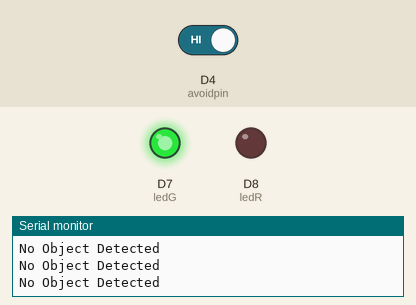
Recording of a sketch running on a simulated ESP8266 (NodeMCU). Shown: output pins drawn as LEDs (lit = HIGH), the last lines printed to the serial monitor. The test bench sets the inputs (shaded band); at power-on: D4 (avoidpin) HIGH.

Above: at 2.8 s.
2.9 s: D4 (avoidpin) driven LOW
At 4.2 s:
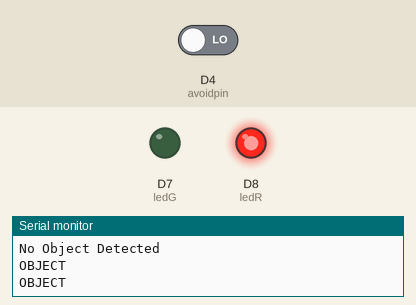
4.5 s: D4 (avoidpin) driven HIGH
At 5.8 s:
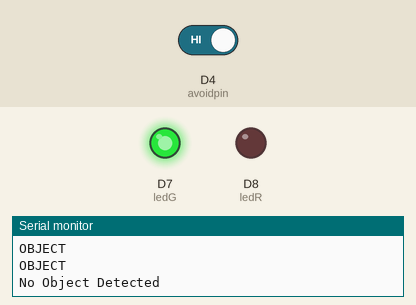
Timing chart, 0 to 7.5 s (numbered marks = the images above; inputs shaded):
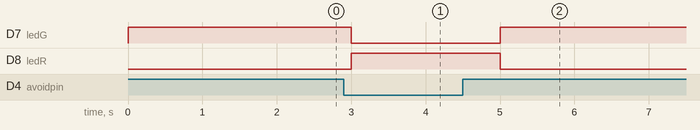

The sketch:

avoidsensor_led.ino
```cpp
/*---------------------KRENOVATOR---------------------
  LIVE MOVEMENT MONITORING

  The sensor use is avoidance sensor; as for this
  project, the sensor is used to detect any object
  infront of it. The code is to read the sensor
  behavior. The LED is used as a trigger component
  for the presence or absence of any object.

  Get the code at github
  https://github.com/MZulsyahmi/live-movement-monitoring-using-blynk.git

  by M.Zulsyahmi @krenovator
  August 2019
 */

//initialize for pin used
int avoidpin = D4;  //KY-032 avoidance sensor

int ledR = D8;      //red LED
int ledG = D7;      //green LED

void setup() {
  //declaration for the pin
  pinMode(avoidpin, INPUT);

  pinMode(ledR,OUTPUT);
  pinMode(ledG,OUTPUT);

  Serial.begin(9600);
}

void loop() {
  int Sensor = digitalRead(avoidpin);

  //condition used: if...else condition
  //HIGH = 1 or ON      LOW = 0 or OFF
  if(Sensor == LOW){
    Serial.println("OBJECT");
    digitalWrite(ledR, HIGH);
    digitalWrite(ledG, LOW);
  }
  else{
    Serial.println("No Object Detected");
    digitalWrite(ledR, LOW);
    digitalWrite(ledG, HIGH);
  }
  delay(1000);
}
```

Measured:
- after the input at 2.9 s, D7 (ledG): HIGH → LOW after 0.10 s; D8 (ledR): LOW → HIGH after 0.10 s
- after the input at 4.5 s, D7 (ledG): LOW → HIGH after 0.50 s; D8 (ledR): HIGH → LOW after 0.50 s
